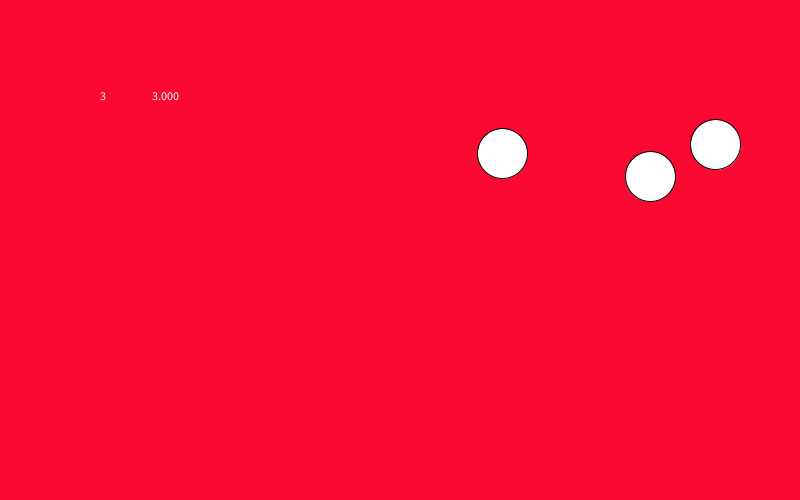
Frame 1 (no input)
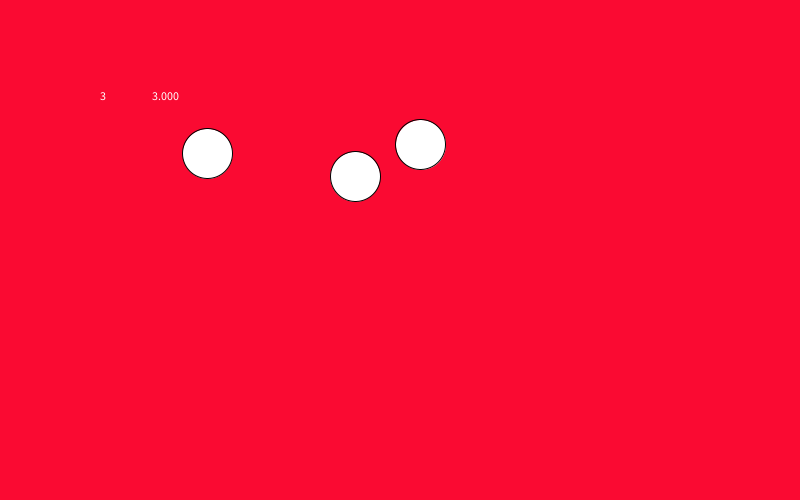
Frame 60 (the mouse pressed at the canvas centre just before this capture)
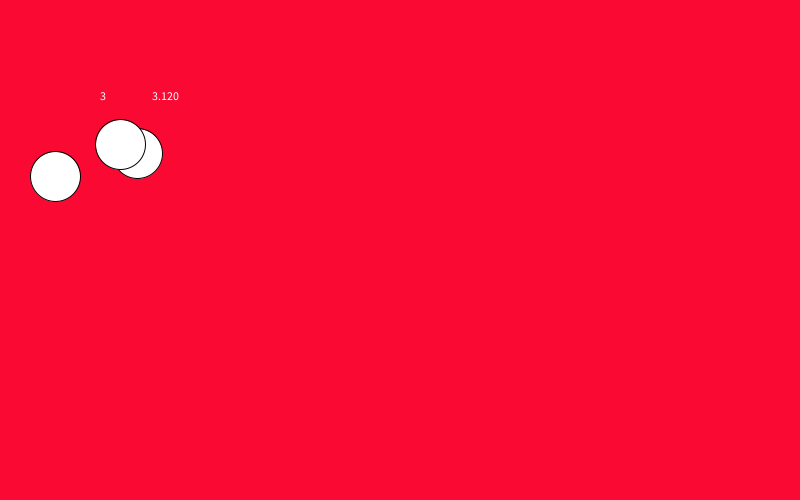
Frame 120 (the mouse held since frame 60 and released just before this capture)

The Processing sketch that drew these frames (run headless with seeded random() and noise(); from frame 60 on, the mouse is pressed at the canvas centre):

// Processing sketch: Adaptation_of_Population__Linear
// ── Adaptation_of_Population__Linear.pde
float population = 3;
float ballX[] = new float [floor(population)];
float ballY[]= new float [floor(population)];
int ballD;
boolean moveUP[]= new boolean [floor(population)];
boolean moveLEFT[]= new boolean [floor(population)];
boolean moveDOWN[]= new boolean [floor(population)];
boolean moveRIGHT[]= new boolean [floor(population)];


void setup() {
  size(800, 500);
  background(100, 50, 150);
  for (int i = 0; i < ballX.length; i++) {
    ballX[i] = random(50, 750);
    ballY[i] = random(50, 450);
    moveLEFT[i] = true;
    moveDOWN[i] = false;
    ballD = 50;
  }
}

void draw() {
  int balls = moveDOWN.length;
  background(250, 10, 50);
  text(balls, 100, 100);
  text(population, 150, 100);
  for (int i = 0; i < ballX.length; i++) {
    ellipse(ballX[i], ballY[i], ballD, ballD);
    if (moveUP[i]) {
      ballY[i]-=5;
    }
    if (moveDOWN[i]) {
      ballY[i]+=5;
    }
    if (moveRIGHT[i]) {
      ballX[i]+=5;
    }
    if (moveLEFT[i]) {
      ballX[i]-=5;
    }
    if (ballX[i] > (800 - (ballD/2))) {
      moveRIGHT[i] = false;
      moveLEFT[i] = true;
      population *= 1.04;
    }
    if (ballY[i] > (500 - (ballD/2))) {
      moveUP[i] = true;
      moveDOWN[i] = false;
    //  population += .15;
    }
    if (ballX[i] < (0+ballD/2)) {
      moveRIGHT[i] = true;
      moveLEFT[i] = false;
      population *=1.04;
    }
    if (ballY[i] < (0+ballD/2)) {
      moveUP[i] = false;
      moveDOWN[i] = true;
     // population += .15;
    }
  }
  if (floor(population) > balls) {
    ballX = append(ballX, random(50, 750));
    ballY = append(ballY, random(50, 450));
    moveUP = (boolean[])append(moveUP, true);
    moveDOWN = (boolean[])append(moveDOWN, false);
    moveRIGHT = (boolean[])append(moveRIGHT, false);
    moveLEFT = (boolean[])append(moveLEFT, false);
  }
}


 void mouseClicked() {
  ballX = append(ballX, random(50, 750));
  ballY = append(ballY, random(50, 450));
  moveUP = (boolean[])append(moveUP, true);
  moveDOWN = (boolean[])append(moveDOWN, false);
  moveRIGHT = (boolean[])append(moveRIGHT, false);
  moveLEFT = (boolean[])append(moveLEFT, false);
}
